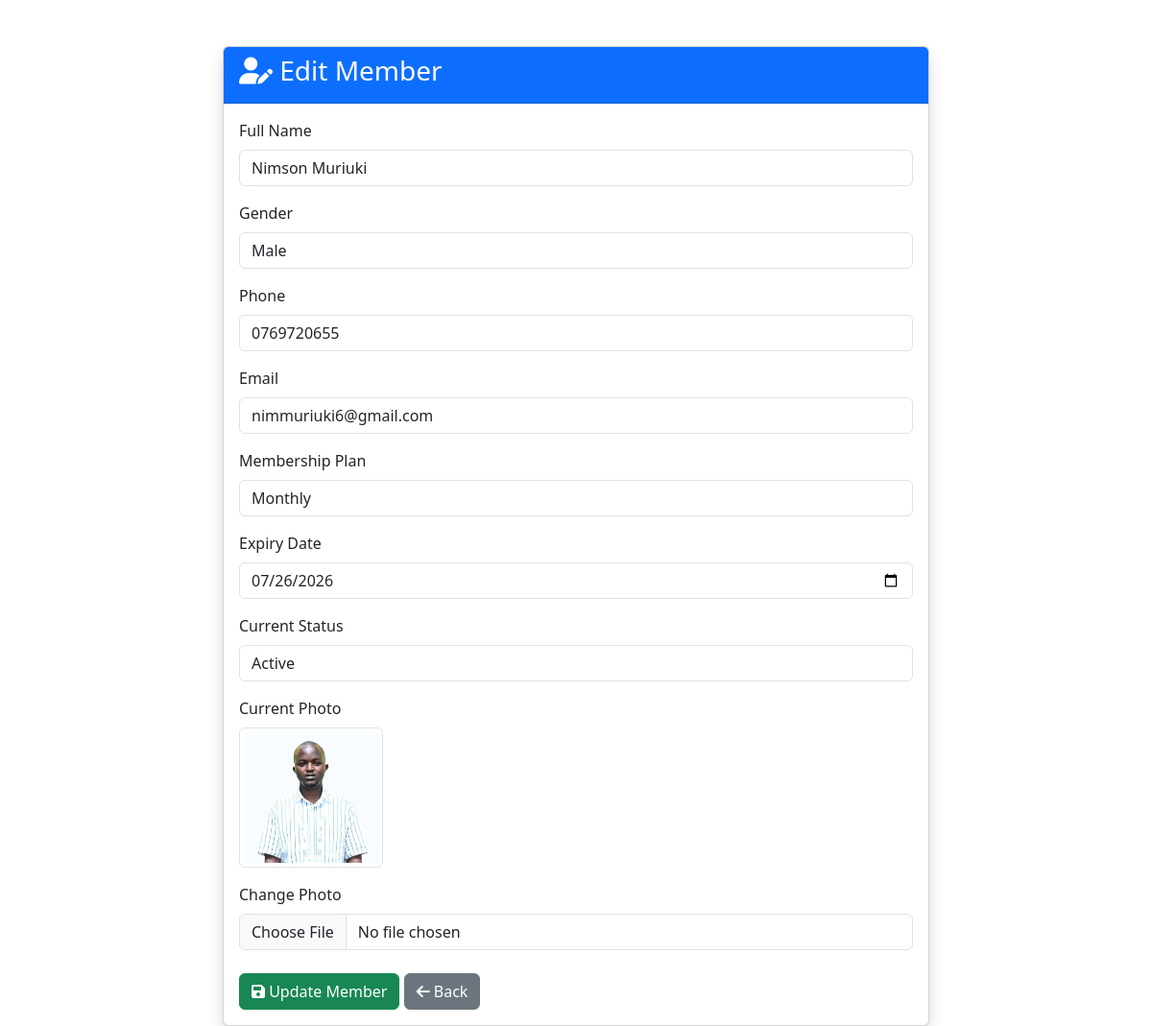
The app's page /admin/edit_member.php?id=4 (signed in) with its own data.
### tables this page shows
CREATE TABLE `members` (
  `id` int(11) NOT NULL,
  `member_code` varchar(50) DEFAULT NULL,
  `fullname` varchar(100) DEFAULT NULL,
  `gender` enum('Male','Female') DEFAULT NULL,
  `dob` date DEFAULT NULL,
  `phone` varchar(20) DEFAULT NULL,
  `email` varchar(100) DEFAULT NULL,
  `address` text DEFAULT NULL,
  `emergency_contact` varchar(20) DEFAULT NULL,
  `plan_id` int(11) DEFAULT NULL,
  `join_date` date DEFAULT NULL,
  `expiry_date` date DEFAULT NULL,
  `photo` varchar(255) DEFAULT NULL,
  `status` enum('Active','Expired','Suspended') DEFAULT 'Active',
  `plan_amount` decimal(10,2) DEFAULT 0.00,
  `amount_paid` decimal(10,2) DEFAULT 0.00,
  `balance` decimal(10,2) DEFAULT 0.00
);

CREATE TABLE `membership_plans` (
  `id` int(11) NOT NULL,
  `plan_name` varchar(100) DEFAULT NULL,
  `duration` int(11) DEFAULT NULL,
  `price` decimal(10,2) DEFAULT NULL,
  `description` text DEFAULT NULL,
  `benefits` text DEFAULT NULL,
  `duration_days` int(11) NOT NULL DEFAULT 30
);

### admin/edit_member.php (the view, shortened to what this page needs)
<?php
include '../config/database.php';
$id = intval($_GET['id']);
$stmt = $conn->prepare("
SELECT *
FROM members
WHERE id=?
");
$stmt->bind_param("i",$id);
$stmt->execute();
$result = $stmt->get_result();
$member = $result->fetch_assoc();
?>
<!DOCTYPE html>
<html lang="en">
<head>
<link href="https://cdn.jsdelivr.net/npm/bootstrap@5.3.3/dist/css/bootstrap.min.css" rel="stylesheet">
<link rel="stylesheet"
href="https://cdnjs.cloudflare.com/ajax/libs/font-awesome/6.5.2/css/all.min.css">
</head>
<body>
<div class="container mt-5">
<div class="row justify-content-center">
<div class="col-md-8">
<div class="card shadow">
<div class="card-header bg-primary text-white">
<h3>
<i class="fa fa-user-edit"></i>
Edit Member
</h3>
</div>
<div class="card-body">
<form method="POST" enctype="multipart/form-data">
<label class="form-label">
Full Name
</label>
<input
type="text"
name="fullname"
class="form-control mb-3"
value="<?= htmlspecialchars($member['fullname']) ?>"
required>
<label class="form-label">
Gender
</label>
<select
name="gender"
class="form-control mb-3">
<option value="Male"
<?= $member['gender']=='Male'?'selected':'' ?>>
Male
</option>
</select>
<label class="form-label">
Phone
</label>
<input
type="text"
name="phone"
class="form-control mb-3"
value="<?= htmlspecialchars($member['phone']) ?>">
<label class="form-label">
Email
</label>
<input
type="email"
name="email"
class="form-control mb-3"
value="<?= htmlspecialchars($member['email']) ?>">
<label class="form-label">
Membership Plan
</label>
<select
name="plan_id"
class="form-control mb-3">
<?php
$plans = $conn->query("
SELECT *
FROM membership_plans
");
while($plan = $plans->fetch_assoc())
{
?>
<option
value="<?= $plan['id'] ?>"
<?= ($member['plan_id']==$plan['id']) ? 'selected' : '' ?>>
<?= $plan['plan_name'] ?>
</option>
<?php } ?>
</select>
<label class="form-label">
Expiry Date
</label>
<input
type="date"
name="expiry_date"
class="form-control mb-3"
value="<?= $member['expiry_date'] ?>"
required>
<label class="form-label">
Current Status
</label>
<input
type="text"
class="form-control mb-3"
value="<?= $member['status'] ?>"
readonly>
<label class="form-label">
Current Photo
</label>
<div class="mb-3">
<?php if(!empty($member['photo'])): ?>
<img
src="../assets/images/<?= $member['photo'] ?>"
width="150"
class="img-thumbnail">
<?php else: ?>
<p class="text-muted">
No Photo Uploaded
</p>
<?php endif; ?>
</div>
<label class="form-label">
Change Photo
</label>
<input
type="file"
name="photo"
class="form-control mb-4"
accept=".jpg,.jpeg,.png,.gif,.webp">
<button
type="submit"
name="update"
class="btn btn-success">
<i class="fa fa-save"></i>
Update Member
</button>
<a
href="members.php"
class="btn btn-secondary">
<i class="fa fa-arrow-left"></i>
Back
</a>
</form>
</div>
</div>
</div>
</div>
</div>
</body>
</html>

### records on screen
members: fullname "Nimson Muriuki", gender "Male", phone "0769720655", email "nimmuriuki6@gmail.com", plan_id "Monthly", expiry_date "07/26/2026", status "Active", photo (picture)
